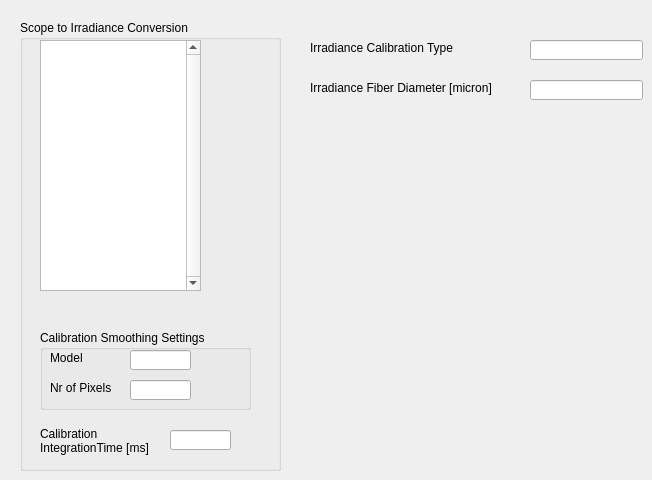
   <widget class="QWidget" name="IrradianceTab">
    <attribute name="title">
     <string>Irradiance Calibration</string>
    </attribute>
    <widget class="QGroupBox" name="groupBox_12">
     <property name="geometry">
      <rect>
       <x>20</x>
       <y>20</y>
       <width>261</width>
       <height>451</height>
      </rect>
     </property>
     <property name="title">
      <string>Scope to Irradiance Conversion</string>
     </property>
     <widget class="QGroupBox" name="groupBox_13">
      <property name="geometry">
       <rect>
        <x>20</x>
        <y>310</y>
        <width>211</width>
        <height>80</height>
       </rect>
      </property>
      <property name="title">
       <string>Calibration Smoothing Settings</string>
      </property>
      <widget class="QLineEdit" name="IrradianceSmoothModelEdt">
       <property name="geometry">
        <rect>
         <x>90</x>
         <y>20</y>
         <width>61</width>
         <height>20</height>
        </rect>
       </property>
      </widget>
      <widget class="QLineEdit" name="IrradianceSmoothPixelsEdt">
       <property name="geometry">
        <rect>
         <x>90</x>
         <y>50</y>
         <width>61</width>
         <height>20</height>
        </rect>
       </property>
      </widget>
      <widget class="QLabel" name="label_55">
       <property name="geometry">
        <rect>
         <x>10</x>
         <y>20</y>
         <width>61</width>
         <height>16</height>
        </rect>
       </property>
       <property name="text">
        <string>Model</string>
       </property>
      </widget>
      <widget class="QLabel" name="label_56">
       <property name="geometry">
        <rect>
         <x>10</x>
         <y>50</y>
         <width>71</width>
         <height>16</height>
        </rect>
       </property>
       <property name="text">
        <string>Nr of Pixels</string>
       </property>
      </widget>
     </widget>
     <widget class="QTextEdit" name="IrradianceConvEdt">
      <property name="geometry">
       <rect>
        <x>20</x>
        <y>20</y>
        <width>161</width>
        <height>251</height>
       </rect>
      </property>
      <property name="verticalScrollBarPolicy">
       <enum>Qt::ScrollBarAlwaysOn</enum>
      </property>
     </widget>
     <widget class="QLineEdit" name="IrradianceIntTimeEdt">
      <property name="geometry">
       <rect>
        <x>150</x>
        <y>410</y>
        <width>61</width>
        <height>20</height>
       </rect>
      </property>
     </widget>
     <widget class="QLabel" name="label_57">
      <property name="geometry">
       <rect>
        <x>20</x>
        <y>400</y>
        <width>111</width>
        <height>41</height>
       </rect>
      </property>
      <property name="text">
       <string>Calibration IntegrationTime [ms]</string>
      </property>
      <property name="wordWrap">
       <bool>true</bool>
      </property>
     </widget>
    </widget>
    <widget class="QLineEdit" name="IrradCalibrationTypeEdt">
     <property name="geometry">
      <rect>
       <x>530</x>
       <y>40</y>
       <width>113</width>
       <height>20</height>
      </rect>
     </property>
    </widget>
    <widget class="QLineEdit" name="IrradFiberDiameterEdt">
     <property name="geometry">
      <rect>
       <x>530</x>
       <y>80</y>
       <width>113</width>
       <height>20</height>
      </rect>
     </property>
    </widget>
    <widget class="QLabel" name="label_58">
     <property name="geometry">
      <rect>
       <x>310</x>
       <y>40</y>
       <width>171</width>
       <height>16</height>
      </rect>
     </property>
     <property name="text">
      <string>Irradiance Calibration Type</string>
     </property>
    </widget>
    <widget class="QLabel" name="label_59">
     <property name="geometry">
      <rect>
       <x>310</x>
       <y>80</y>
       <width>211</width>
       <height>16</height>
      </rect>
     </property>
     <property name="text">
      <string>Irradiance Fiber Diameter [micron]</string>
     </property>
    </widget>
   </widget>
